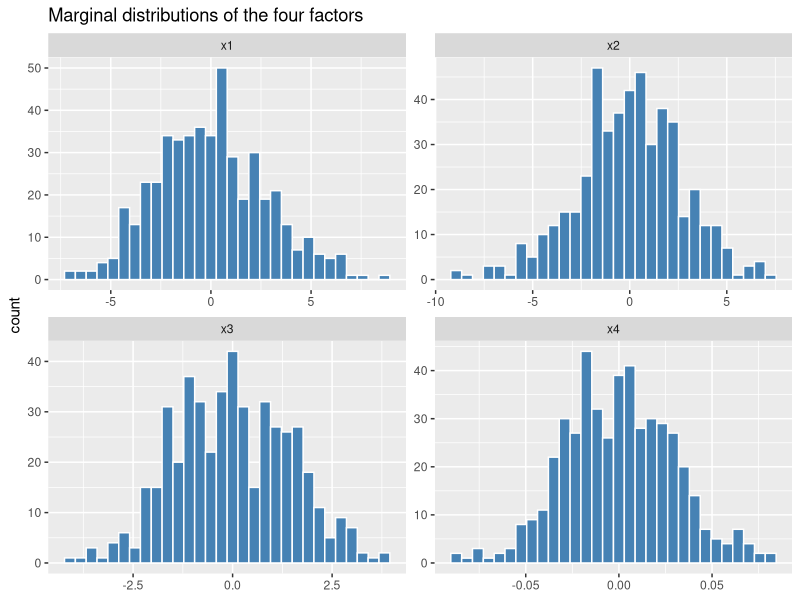
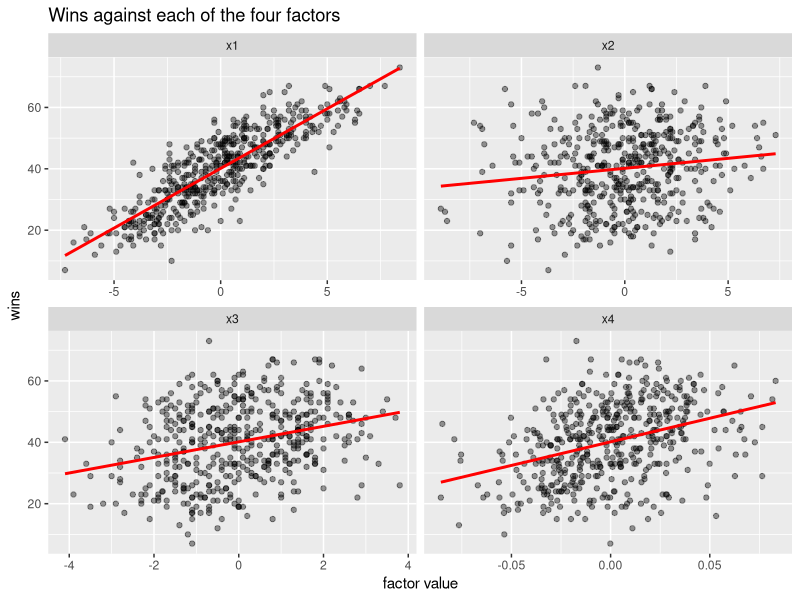
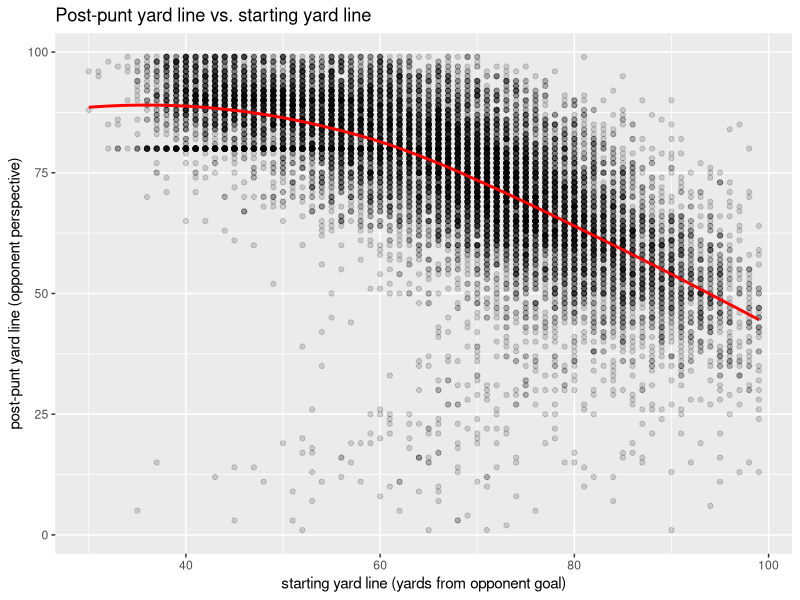
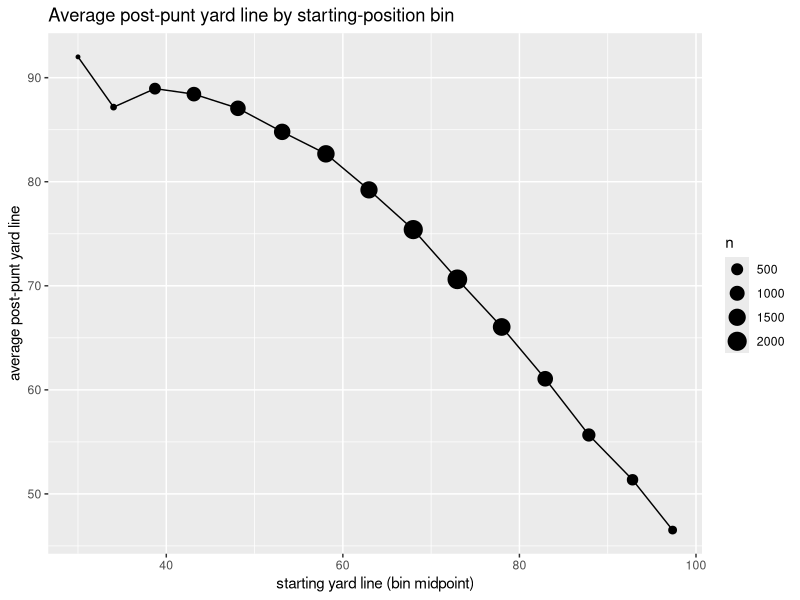
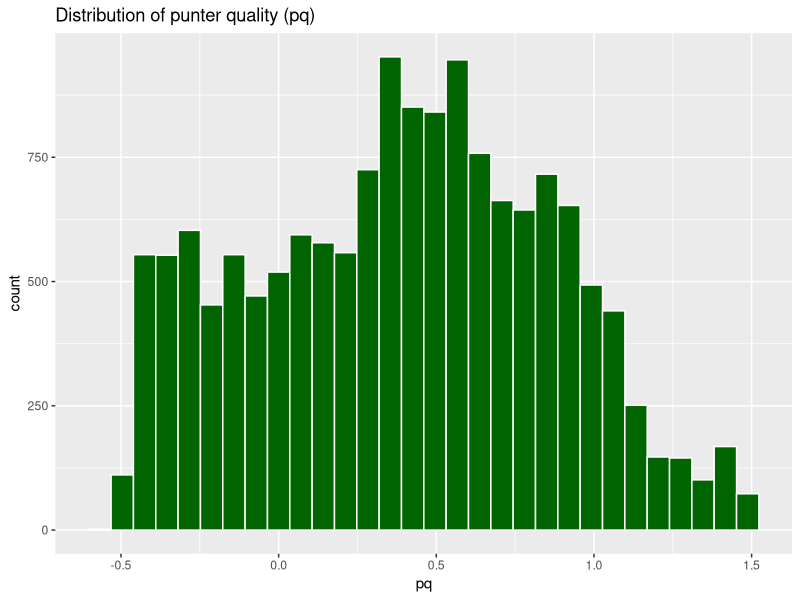
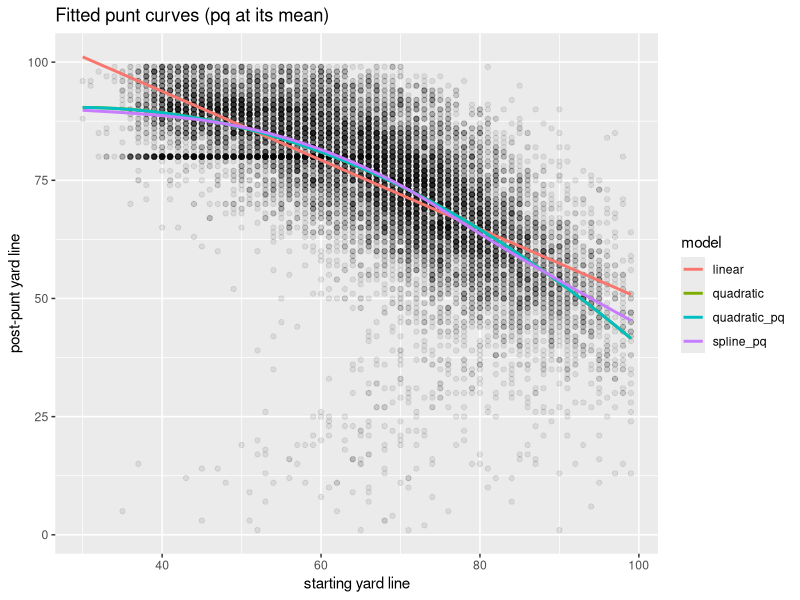
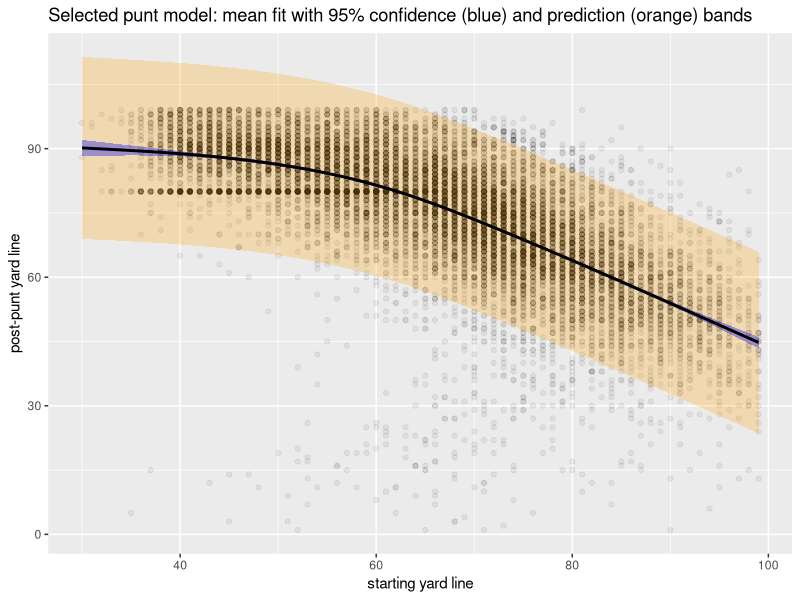
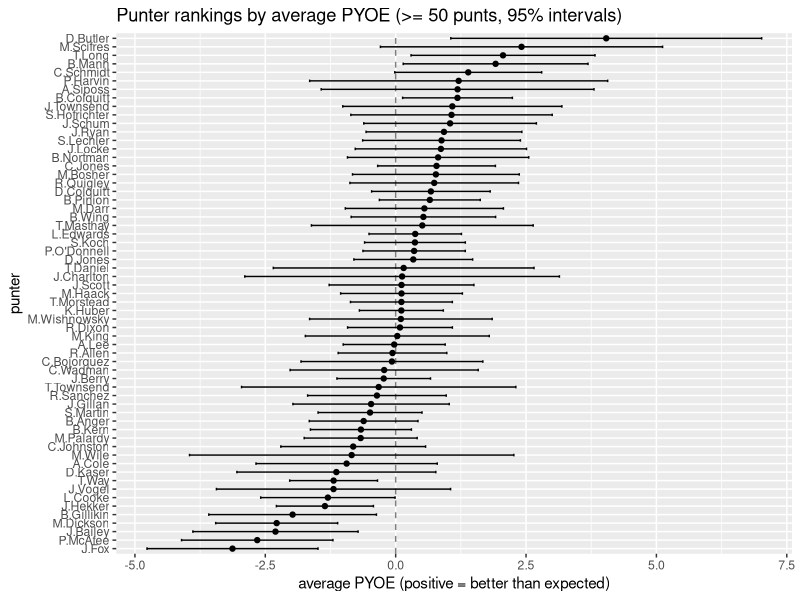

Write the R code that produced these figures, in order.
#############
### SETUP ###
#############

# install.packages(c("ggplot2", "tidyverse"))
library(ggplot2)
library(tidyverse)
library(splines)

# set seed
set.seed(3)

# directory for saved plots
if (!dir.exists("plots")) dir.create("plots")

##############
### PART 1 ###
##############

# load data
nba_four_factors = read_csv("02_nba-four-factors.csv")

# Build the four factors so that larger values are always better for the team.
# x1 = eFG% - opp eFG%            (shooting advantage)
# x2 = OREB% + DREB% - 100        (rebounding advantage)
# x3 = opp TOV% - TOV%            (turnover advantage)
# x4 = FT rate - opp FT rate      (free-throw-rate advantage)
nba = nba_four_factors %>%
  transmute(
    wins = W,
    x1 = `EFG%` - `OPP EFG%`,
    x2 = `OREB%` + `DREB%` - 100,
    x3 = `OPP TOV %` - `TOV%`,
    x4 = `FT Rate` - `OPP FT Rate`
  )

# Task 1:
# - Compute each variable's mean, standard deviation, minimum, and maximum
# - Plot the marginal distribution of each explanatory variable
# - Make scatterplots of wins against each of the four factors
# - Compute correlations between each pair of explanatory variables
# - Identify which variables look most strongly related to wins before fitting a model

# summary statistics (mean, sd, min, max) for wins and each factor
summary_stats = nba %>%
  pivot_longer(everything(), names_to = "variable", values_to = "value") %>%
  group_by(variable) %>%
  summarise(mean = mean(value), sd = sd(value),
            min = min(value), max = max(value), .groups = "drop")
print(summary_stats)

# marginal distribution of each explanatory variable
nba_long = nba %>%
  select(x1, x2, x3, x4) %>%
  pivot_longer(everything(), names_to = "factor", values_to = "value")
p_marg = ggplot(nba_long, aes(value)) +
  geom_histogram(bins = 30, fill = "steelblue", color = "white") +
  facet_wrap(~ factor, scales = "free") +
  labs(title = "Marginal distributions of the four factors", x = NULL, y = "count")
ggsave("plots/p1_marginal_distributions.png", p_marg, width = 8, height = 6)

# scatterplots of wins against each of the four factors
nba_scatter = nba %>%
  pivot_longer(c(x1, x2, x3, x4), names_to = "factor", values_to = "value")
p_scatter = ggplot(nba_scatter, aes(value, wins)) +
  geom_point(alpha = 0.4) +
  geom_smooth(method = "lm", se = FALSE, color = "red") +
  facet_wrap(~ factor, scales = "free_x") +
  labs(title = "Wins against each of the four factors", x = "factor value", y = "wins")
ggsave("plots/p1_wins_vs_factors.png", p_scatter, width = 8, height = 6)

# correlations between each pair of explanatory variables
factor_cor = cor(nba %>% select(x1, x2, x3, x4))
cat("\nCorrelation matrix of the four factors:\n")
print(round(factor_cor, 3))

# correlation of each factor with wins (used to judge marginal strength)
cor_with_wins = sapply(nba %>% select(x1, x2, x3, x4),
                       function(col) cor(col, nba$wins))
cat("\nCorrelation of each factor with wins:\n")
print(round(cor_with_wins, 3))

# Which variables look most strongly related to wins before modeling?
# - The four factors are only weakly correlated with one another (the largest
#   pairwise correlation is about -0.29), so they carry mostly independent
#   information.
# - Shooting (x1) has by far the largest marginal correlation with wins (~0.85).
#   The others are much smaller: free-throw-rate advantage x4 (~0.36) and
#   turnover advantage x3 (~0.29) come next, and rebounding x2 (~0.14) is the
#   weakest marginally. So x1 looks most strongly related to wins.

# Task 2:
# - Fit the multivariable model: wins ~ x1 + x2 + x3 + x4
# - Write down the fitted regression equation
# - Interpret each coefficient in context
# - Check whether the coefficient signs make sense given the variable definitions
# - Identify which factors look strongest and weakest after adjustment

fit = lm(wins ~ x1 + x2 + x3 + x4, data = nba)
print(summary(fit))

# Fitted regression equation (rounded coefficients, filled from summary above):
#   wins_hat = b0 + b1*x1 + b2*x2 + b3*x3 + b4*x4
#   wins_hat = 40.19 + 3.67*x1 + 1.34*x2 + 3.06*x3 + 77.07*x4
#
# Interpretation of each coefficient (holding the other three factors fixed):
# - b0 (intercept): the expected wins for a hypothetical team whose four-factor
#   advantages are all exactly zero (an average team); about 40, i.e. ~.500.
# - b1: each one-percentage-point increase in shooting advantage (eFG% edge) is
#   associated with ~3.7 more wins, on average.
# - b2: each one-point increase in rebounding advantage adds ~1.3 wins.
# - b3: each one-point increase in turnover advantage adds ~3.1 wins.
# - b4: the coefficient is ~77, but x4 (a difference of FT *rates*) lives on a
#   tiny scale (sd ~0.03), so a "one-unit" change is enormous relative to its
#   range; a more realistic one-sd change in x4 is worth only a couple of wins.
#   This large raw number is exactly why standardization (Task 3) is needed.
#
# Do the signs make sense? Yes. All four x's were defined so that larger values
# are better for the team, so we expect all four slopes to be positive, and they
# all are.
#
# After adjustment, shooting (x1) is the strongest factor; the raw slopes are on
# very different scales (x4's is huge only because its scale is tiny), so they are
# not directly comparable, which is why Task 3 standardizes them.

# Task 3:
# - Standardize the four predictors
# - Fit the standardized model
# - Rank the factors by absolute standardized coefficient size
# - Compare the original and standardized models for interpretability
# - Compare fitted values from both models and explain why they match or differ

nba_std = nba %>%
  mutate(z1 = scale(x1)[, 1], z2 = scale(x2)[, 1],
         z3 = scale(x3)[, 1], z4 = scale(x4)[, 1])

fit_std = lm(wins ~ z1 + z2 + z3 + z4, data = nba_std)
print(summary(fit_std))

# rank factors by absolute standardized coefficient
std_coefs = coef(fit_std)[c("z1", "z2", "z3", "z4")]
std_ranking = sort(abs(std_coefs), decreasing = TRUE)
cat("\nFactors ranked by |standardized coefficient|:\n")
print(round(std_ranking, 3))

# Which model is easier for comparing relative importance?
# - The STANDARDIZED model. Each standardized coefficient is the expected change
#   in wins for a one-standard-deviation increase in that factor, so all four are
#   on the same footing and can be compared directly. The original coefficients
#   are on the factors' raw scales and are not comparable.
#
# Ranking by |standardized coefficient| is x1 (shooting) > x3 (turnovers) >
# x2 (rebounding) > x4 (free-throw rate).

# Compare fitted values from the two models
fitted_diff = max(abs(fitted(fit) - fitted(fit_std)))
cat("\nMax abs difference in fitted values (original vs standardized):",
    fitted_diff, "\n")

# Are the fitted values the same? YES (difference is ~0, machine precision).
# Column-space view: standardizing a predictor is an invertible linear rescale
# (and recentering, absorbed by the intercept). With an intercept in the model,
# the columns {1, z1, z2, z3, z4} span exactly the same subspace of R^n as
# {1, x1, x2, x3, x4}. The fitted values are the orthogonal projection of y onto
# that subspace, and the subspace is unchanged, so the projection -- the fitted
# values -- is identical. Only the coordinates (coefficients) change.

# Task 4:
# - Report the residual standard error and interpret it in wins
# - Report coefficient standard errors and 95% confidence intervals
# - Identify which effects are clearly different from zero
# - Choose one team and compute a point prediction, confidence interval, and prediction interval
# - State which interval is wider and why

# residual standard error: sigma_hat = sqrt(RSS / (n - p))
sigma_hat = summary(fit)$sigma
cat("\nResidual standard error (wins):", round(sigma_hat, 3), "\n")
# Interpretation: a typical team's actual wins fall about this many wins away
# from the value the four-factor model predicts (roughly +/- 4 wins).

# coefficient standard errors and 95% confidence intervals
coef_table = cbind(estimate = coef(fit),
                   std_error = summary(fit)$coefficients[, "Std. Error"],
                   confint(fit))
cat("\nCoefficient estimates, standard errors, and 95% CIs:\n")
print(round(coef_table, 3))

# Which effects are clearly different from zero?
# - All four factors have 95% confidence intervals that exclude 0 (and tiny
#   p-values), so every effect is clearly distinguishable from zero in this large
#   sample (n = 480).
# - In relative terms x4 is the least important effect: its standardized
#   coefficient (Task 3) is the smallest, so although it is statistically
#   nonzero, it contributes the least to wins of the four factors.

# choose one team and predict
team_row = nba_four_factors$TEAM[1]
one_team = nba[1, ]
cat("\nChosen team:", team_row, "\n")
pred_point = predict(fit, newdata = one_team)
pred_conf  = predict(fit, newdata = one_team, interval = "confidence", level = 0.95)
pred_pred  = predict(fit, newdata = one_team, interval = "prediction", level = 0.95)
cat("Point prediction (wins):", round(pred_point, 2), "\n")
cat("95% confidence interval for expected wins:",
    round(pred_conf[2], 2), "to", round(pred_conf[3], 2), "\n")
cat("95% prediction interval for actual wins:",
    round(pred_pred[2], 2), "to", round(pred_pred[3], 2), "\n")

# Which interval is wider? The PREDICTION interval. The confidence interval only
# accounts for uncertainty in the estimated mean response (the fitted line). The
# prediction interval adds the irreducible game-to-game/season-to-season noise of
# a single team's outcome (the sigma_hat above), so it is always wider.

# Task 5:
# - Randomly split the data into training and test sets
# - Fit the original and standardized models on the training set
# - Compute test-set RMSE for both models
# - Compare predictive performance

rmse = function(actual, predicted) sqrt(mean((actual - predicted)^2))

n = nrow(nba_std)
train_idx = sample(seq_len(n), size = floor(0.7 * n))
train = nba_std[train_idx, ]
test  = nba_std[-train_idx, ]

fit_train     = lm(wins ~ x1 + x2 + x3 + x4, data = train)
fit_train_std = lm(wins ~ z1 + z2 + z3 + z4, data = train)

rmse_orig = rmse(test$wins, predict(fit_train,     newdata = test))
rmse_std  = rmse(test$wins, predict(fit_train_std, newdata = test))
cat("\nTest-set RMSE (original model): ", round(rmse_orig, 4), "\n")
cat("Test-set RMSE (standardized model):", round(rmse_std, 4), "\n")

# Which model predicts better? Neither -- they are identical. Standardizing
# predictors is just an invertible rescaling, so both models fit the same plane
# and produce the same predictions; their test-set RMSE is the same up to
# floating-point error. Standardization changes interpretability, not prediction.

##############
### PART 2 ###
##############

# load data
punts = read_csv("02_punts.csv")
# columns: ydl (starting yard line from opponent goal line), next_ydl (outcome y),
# season, punter (name), pq (punter quality).

# Task 1:
# - Plot post-punt yard line against starting yard line
# - Bin punts by starting field position and plot average post-punt yard line in each bin
# - Describe the shape of the relationship and where it bends
# - Plot or summarize the distribution of punter quality

# raw scatter of outcome against starting yard line
p_punt_scatter = ggplot(punts, aes(ydl, next_ydl)) +
  geom_point(alpha = 0.15) +
  geom_smooth(method = "loess", se = FALSE, color = "red") +
  labs(title = "Post-punt yard line vs. starting yard line",
       x = "starting yard line (yards from opponent goal)",
       y = "post-punt yard line (opponent perspective)")
ggsave("plots/p2_scatter.png", p_punt_scatter, width = 7, height = 5)

# bin by starting field position and plot the average outcome in each bin
punts_binned = punts %>%
  mutate(ydl_bin = cut(ydl, breaks = seq(0, 100, by = 5))) %>%
  group_by(ydl_bin) %>%
  summarise(ydl_mid = mean(ydl), mean_next = mean(next_ydl),
            n = n(), .groups = "drop")
p_punt_bins = ggplot(punts_binned, aes(ydl_mid, mean_next)) +
  geom_point(aes(size = n)) +
  geom_line() +
  labs(title = "Average post-punt yard line by starting-position bin",
       x = "starting yard line (bin midpoint)", y = "average post-punt yard line")
ggsave("plots/p2_binned.png", p_punt_bins, width = 7, height = 5)

# Shape of the relationship:
# - For most of the field (long-to-mid range, large ydl) the average outcome
#   rises roughly linearly with the starting yard line: punting from farther out
#   leaves the opponent farther from their own goal.
# - The relationship bends (flattens / curves) as the punting team gets close to
#   the opponent's goal (small ydl), where touchbacks and limited room cap how
#   much field position can be gained. This curvature motivates the quadratic and
#   spline models below.

# distribution of punter quality
p_pq = ggplot(punts, aes(pq)) +
  geom_histogram(bins = 30, fill = "darkgreen", color = "white") +
  labs(title = "Distribution of punter quality (pq)", x = "pq", y = "count")
ggsave("plots/p2_pq_distribution.png", p_pq, width = 7, height = 5)
cat("\nPunter quality (pq) summary:\n")
print(summary(punts$pq))

# Task 2:
# - Fit competing punt models: linear, quadratic, quadratic plus punter quality, and spline
# - Visualize the fitted curves from each model
# - Use train/test RMSE or cross-validation to choose a preferred model
# - Compare the linear, quadratic, and spline tradeoffs
# - Assess whether punter quality improves out-of-sample prediction
# - Interpret the punter-quality coefficient if it is included in the selected model

# train/test split for model selection
np = nrow(punts)
ptrain_idx = sample(seq_len(np), size = floor(0.7 * np))
ptrain = punts[ptrain_idx, ]
ptest  = punts[-ptrain_idx, ]

m_lin   = lm(next_ydl ~ ydl, data = ptrain)
m_quad  = lm(next_ydl ~ poly(ydl, 2, raw = TRUE), data = ptrain)
m_quadq = lm(next_ydl ~ poly(ydl, 2, raw = TRUE) + pq, data = ptrain)
m_spl   = lm(next_ydl ~ ns(ydl, df = 5) + pq, data = ptrain)

punt_rmse = c(
  linear        = rmse(ptest$next_ydl, predict(m_lin,   newdata = ptest)),
  quadratic     = rmse(ptest$next_ydl, predict(m_quad,  newdata = ptest)),
  quadratic_pq  = rmse(ptest$next_ydl, predict(m_quadq, newdata = ptest)),
  spline_pq     = rmse(ptest$next_ydl, predict(m_spl,   newdata = ptest))
)
cat("\nTest-set RMSE for competing punt models:\n")
print(round(punt_rmse, 4))

# visualize the fitted curves (pq held at its mean so the curves are comparable)
grid = tibble(ydl = seq(min(punts$ydl), max(punts$ydl), length.out = 200),
              pq = mean(punts$pq))
curves = grid %>%
  mutate(linear       = predict(m_lin,   newdata = grid),
         quadratic    = predict(m_quad,  newdata = grid),
         quadratic_pq = predict(m_quadq, newdata = grid),
         spline_pq    = predict(m_spl,   newdata = grid)) %>%
  pivot_longer(c(linear, quadratic, quadratic_pq, spline_pq),
               names_to = "model", values_to = "fit")
p_curves = ggplot() +
  geom_point(data = punts, aes(ydl, next_ydl), alpha = 0.08) +
  geom_line(data = curves, aes(ydl, fit, color = model), linewidth = 1) +
  labs(title = "Fitted punt curves (pq at its mean)",
       x = "starting yard line", y = "post-punt yard line")
ggsave("plots/p2_fitted_curves.png", p_curves, width = 8, height = 5)

# Tradeoffs and model choice (filled from the RMSE table above):
# - The LINEAR model underfits: it cannot capture the flattening of the curve, so
#   it has the clearly largest test RMSE (~10.83).
# - The QUADRATIC model captures the curvature and gives the big improvement, down
#   to ~10.66; this is where almost all of the predictive gain comes from.
# - The SPLINE is the most flexible but only ties the quadratic here (~10.656),
#   so its extra parameters buy essentially nothing out-of-sample -- a case where
#   added flexibility does not pay off and mainly risks overfitting sparse regions.
# - Adding punter quality (pq) lowers test RMSE only marginally (~10.6636 ->
#   ~10.6566), so it helps out-of-sample prediction, but barely. Because the punt
#   outcome is dominated by huge play-to-play variance, no model gets RMSE much
#   below ~10.6 yards. The preferred model is the spline-plus-pq model (lowest
#   test RMSE), though the quadratic-plus-pq is essentially equivalent and simpler.

# selected model
m_select = m_spl
cat("\nPunter-quality coefficient in the selected (spline + pq) model:\n")
print(round(coef(m_select)["pq"], 3))
# Interpretation: holding starting yard line fixed, a one-unit increase in pq is
# associated with a ~1.4-yard change in the expected post-punt opponent yard line
# (the estimate is positive, ~ +1.4). Its practical effect is small relative to
# the ~10.6-yard residual spread of individual punts, so pq adds only a little
# predictive signal once starting field position is accounted for -- a coefficient
# worth interpreting cautiously.

# Task 3:
# - Plot the fitted mean response for the selected punt model
# - Add a 95% confidence band for the expected response
# - Add a 95% prediction band for one individual punt
# - Explain why the prediction band is wider
# - Identify where the model is most uncertain

# refit selected model on the full data for the uncertainty bands
m_final = lm(next_ydl ~ ns(ydl, df = 5) + pq, data = punts)
band_grid = tibble(ydl = seq(min(punts$ydl), max(punts$ydl), length.out = 200),
                   pq = mean(punts$pq))
conf = predict(m_final, newdata = band_grid, interval = "confidence", level = 0.95)
pred = predict(m_final, newdata = band_grid, interval = "prediction", level = 0.95)
band_df = band_grid %>%
  mutate(fit = conf[, "fit"],
         conf_lwr = conf[, "lwr"], conf_upr = conf[, "upr"],
         pred_lwr = pred[, "lwr"], pred_upr = pred[, "upr"])
p_bands = ggplot(band_df, aes(ydl)) +
  geom_point(data = punts, aes(ydl, next_ydl), alpha = 0.06) +
  geom_ribbon(aes(ymin = pred_lwr, ymax = pred_upr), fill = "orange", alpha = 0.25) +
  geom_ribbon(aes(ymin = conf_lwr, ymax = conf_upr), fill = "blue", alpha = 0.35) +
  geom_line(aes(y = fit), color = "black", linewidth = 1) +
  labs(title = "Selected punt model: mean fit with 95% confidence (blue) and prediction (orange) bands",
       x = "starting yard line", y = "post-punt yard line")
ggsave("plots/p2_uncertainty_bands.png", p_bands, width = 8, height = 5)

# Why is the prediction band wider?
# - The confidence band reflects uncertainty only in the estimated mean curve.
#   The prediction band adds the residual variance of a single punt (sigma^2), so
#   it is always wider -- it must cover where one individual punt could land.
#
# Where is the model most uncertain?
# - Both bands widen at the edges of the field (very small and very large ydl),
#   where punts are sparse. Uncertainty increases in parts of the field with
#   fewer punts, exactly as expected.

# Task 4:
# - Define punt yards over expected so that positive values are better punts
# - Compute PYOE for each punt
# - For each punter, compute average PYOE, number of punts, and standard error of average PYOE
# - Rank punters by average PYOE
# - Visualize punter rankings with uncertainty intervals
# - Identify which punters look clearly above average and which rankings are unstable

# PYOE = E_hat[y | x] - y. Smaller opponent field position is better for the
# punting team, so a punt that lands the opponent CLOSER than expected
# (y < fitted) gives a POSITIVE PYOE = better-than-expected punt.
punts = punts %>%
  mutate(expected = predict(m_final, newdata = punts),
         pyoe = expected - next_ydl)

punter_pyoe = punts %>%
  group_by(punter) %>%
  summarise(avg_pyoe = mean(pyoe),
            n_punts = n(),
            se_pyoe = sd(pyoe) / sqrt(n()),
            .groups = "drop") %>%
  arrange(desc(avg_pyoe))
cat("\nPunter PYOE rankings (top and bottom):\n")
print(head(punter_pyoe, 10))
print(tail(punter_pyoe, 10))

# visualize rankings with +/- 1.96 SE uncertainty intervals (punters with a
# reasonable sample size so the plot is readable)
plot_punters = punter_pyoe %>% filter(n_punts >= 50)
p_rank = ggplot(plot_punters,
                aes(x = avg_pyoe, y = reorder(punter, avg_pyoe))) +
  geom_vline(xintercept = 0, linetype = "dashed", color = "grey50") +
  geom_point() +
  geom_errorbarh(aes(xmin = avg_pyoe - 1.96 * se_pyoe,
                     xmax = avg_pyoe + 1.96 * se_pyoe), height = 0.3) +
  labs(title = "Punter rankings by average PYOE (>= 50 punts, 95% intervals)",
       x = "average PYOE (positive = better than expected)", y = "punter")
ggsave("plots/p2_punter_rankings.png", p_rank, width = 8, height = 9)

# Reading the rankings:
# - Punters whose entire 95% interval sits above 0 are clearly above average.
# - Rankings are unstable when the interval is wide -- caused by a small number
#   of punts (large SE) or high punt-to-punt variability. Those punters can sit
#   high or low in the order mostly by chance, so their rank should not be trusted.

# Final reflection:
# - Explain how adding columns changed what the model could fit
# - Explain when flexibility helped and when it could hurt
# - Interpret the residual standard error in this setting
# - Explain why prediction intervals are wider than confidence intervals
# - Note one coefficient, prediction, or ranking you would interpret cautiously
#
# 1. Adding columns to the design matrix enlarged the column space, so the model
#    could fit richer shapes: one column (ydl) only allows a straight line; adding
#    ydl^2 (or spline basis columns) lets the fit bend to match the flattening near
#    the goal line; adding pq lets the height of the curve shift by punter skill.
# 2. Flexibility helped where the true relationship was genuinely curved (the bend
#    in the punt data) and where pq carried real signal -- test RMSE dropped.
# 3. Flexibility can hurt by overfitting: very flexible fits chase noise, especially
#    in sparse regions (the edges of the field with few punts), giving wide,
#    unreliable predictions and worse out-of-sample error.
# 4. The residual standard error sigma_hat is the typical size of a model error: in
#    the NBA model, actual wins land within about +/- 3.5 wins of the prediction;
#    in the punt model it is the typical yards by which one punt deviates from its
#    expected outcome.
# 5. A prediction interval is wider because it covers a single new outcome, which
#    carries the irreducible residual noise (sigma^2) ON TOP OF the uncertainty in
#    the estimated mean that the confidence interval already captures.
# 6. I would be cautious about punter PYOE rankings for punters with few punts:
#    their wide uncertainty intervals mean their rank is largely chance, and a high
#    average PYOE on a small sample should not be over-interpreted as true skill.
